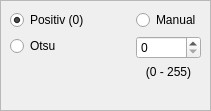
    <widget class="QFrame" name="frm_exr_thresh">
     <property name="geometry">
      <rect>
       <x>10</x>
       <y>440</y>
       <width>211</width>
       <height>111</height>
      </rect>
     </property>
     <property name="frameShape">
      <enum>QFrame::StyledPanel</enum>
     </property>
     <property name="frameShadow">
      <enum>QFrame::Raised</enum>
     </property>
     <widget class="QWidget" name="layoutWidget_2">
      <property name="geometry">
       <rect>
        <x>10</x>
        <y>10</y>
        <width>191</width>
        <height>91</height>
       </rect>
      </property>
      <layout class="QHBoxLayout" name="horizontalLayout_7">
       <item>
        <layout class="QVBoxLayout" name="verticalLayout_8">
         <item>
          <widget class="QRadioButton" name="rdbtn_exr_positiv">
           <property name="text">
            <string>Positiv (0)</string>
           </property>
           <property name="checked">
            <bool>true</bool>
           </property>
          </widget>
         </item>
         <item>
          <widget class="QRadioButton" name="rdbtn_exr_otsu">
           <property name="text">
            <string>Otsu</string>
           </property>
          </widget>
         </item>
         <item>
          <spacer name="verticalSpacer_7">
           <property name="orientation">
            <enum>Qt::Vertical</enum>
           </property>
           <property name="sizeHint" stdset="0">
            <size>
             <width>20</width>
             <height>40</height>
            </size>
           </property>
          </spacer>
         </item>
        </layout>
       </item>
       <item>
        <spacer name="horizontalSpacer_5">
         <property name="orientation">
          <enum>Qt::Horizontal</enum>
         </property>
         <property name="sizeHint" stdset="0">
          <size>
           <width>28</width>
           <height>74</height>
          </size>
         </property>
        </spacer>
       </item>
       <item>
        <layout class="QVBoxLayout" name="verticalLayout_7">
         <item>
          <widget class="QRadioButton" name="rdbtn_exr_manual">
           <property name="text">
            <string>Manual</string>
           </property>
           <property name="checked">
            <bool>false</bool>
           </property>
          </widget>
         </item>
         <item>
          <widget class="QSpinBox" name="sBox_exr_man_thresh">
           <property name="enabled">
            <bool>true</bool>
           </property>
           <property name="maximum">
            <number>255</number>
           </property>
          </widget>
         </item>
         <item>
          <widget class="QLabel" name="lbl_exr_thresh_range">
           <property name="enabled">
            <bool>true</bool>
           </property>
           <property name="text">
            <string>(0 - 255)</string>
           </property>
           <property name="alignment">
            <set>Qt::AlignCenter</set>
           </property>
          </widget>
         </item>
         <item>
          <spacer name="verticalSpacer_6">
           <property name="orientation">
            <enum>Qt::Vertical</enum>
           </property>
           <property name="sizeHint" stdset="0">
            <size>
             <width>20</width>
             <height>40</height>
            </size>
           </property>
          </spacer>
         </item>
        </layout>
       </item>
      </layout>
     </widget>
    </widget>
